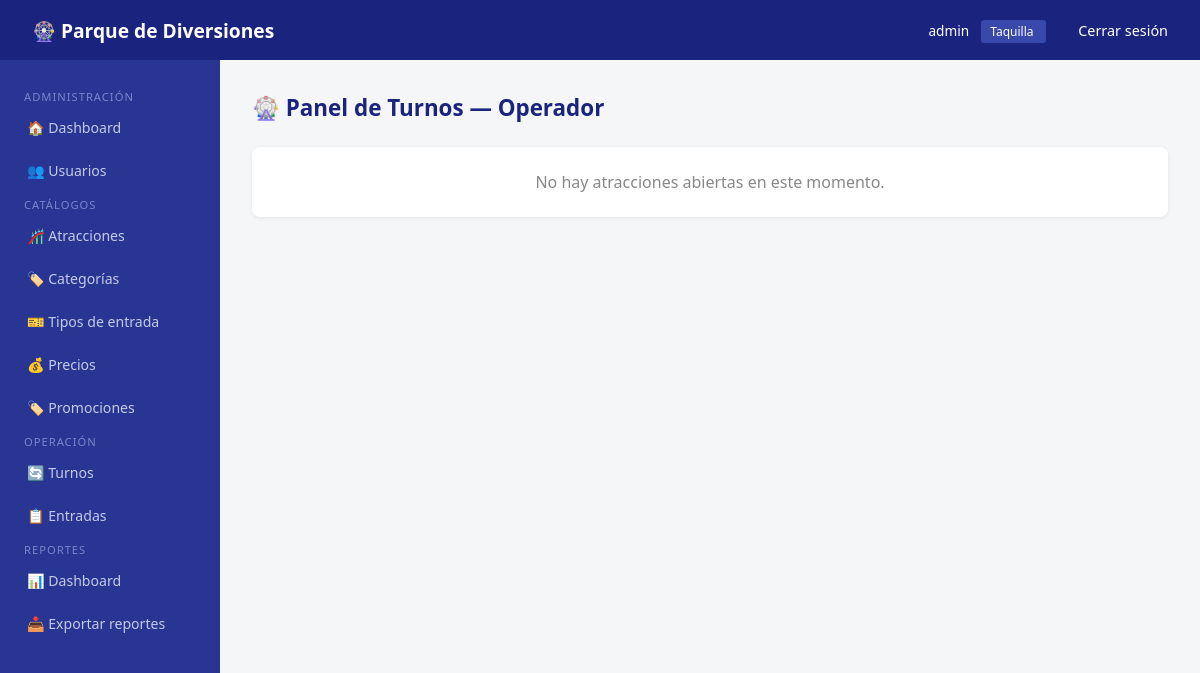
Page /turnos/panel-operador/ (signed in) on the earlier database version.
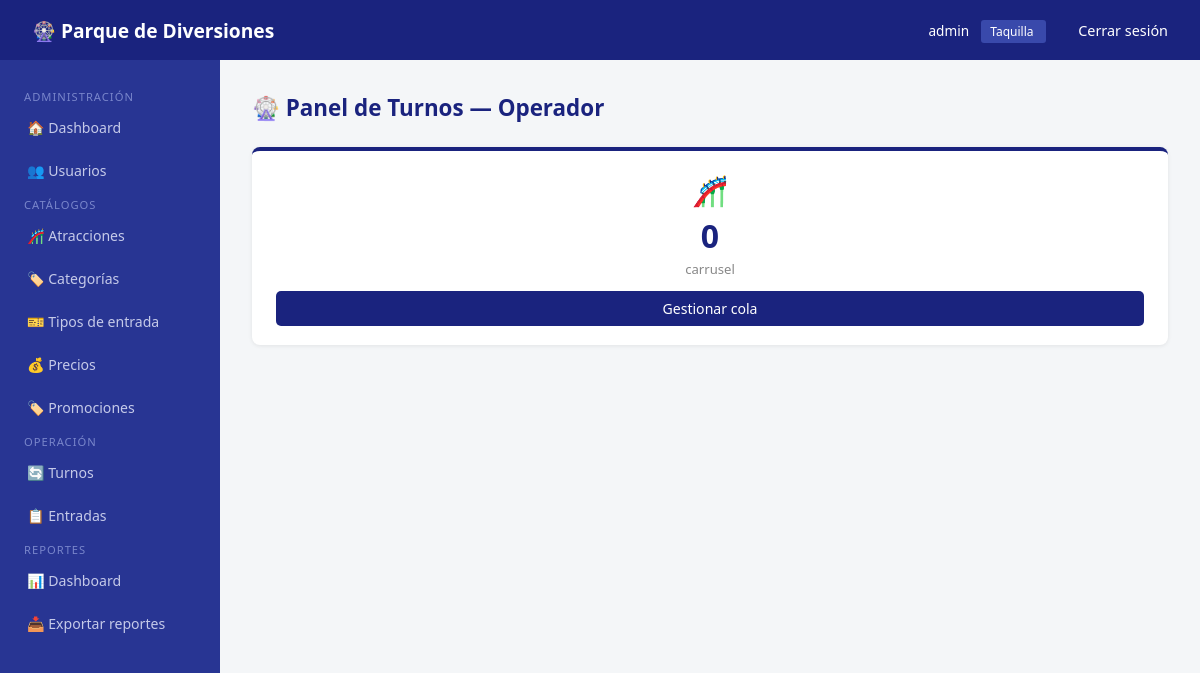
Same page on the later database version.
### atracciones/models.py (models this page shows, shortened)
class Atraccion(models.Model):
    nombre = models.CharField(max_length=150)
    descripcion = models.TextField(blank=True)
    imagen = models.ImageField(upload_to='atracciones/', blank=True, null=True)
    categoria = models.ForeignKey(CategoriaAtraccion, on_delete=models.SET_NULL, null=True)
    capacidad_por_ciclo = models.PositiveIntegerField(default=10)
    duracion_promedio = models.PositiveIntegerField(help_text='Duración en minutos', default=5)
    ubicacion = models.CharField(max_length=200, blank=True)
    estado = models.CharField(max_length=30, choices=ESTADO_ATRACCION, default='abierta')
    edad_minima = models.PositiveIntegerField(default=0, blank=True, null=True)
    estatura_minima = models.PositiveIntegerField(default=0, help_text='En centímetros', blank=True, null=True)
    restricciones = models.TextField(blank=True)
    horario_apertura = models.TimeField(blank=True, null=True)
    horario_cierre = models.TimeField(blank=True, null=True)
    activa = models.BooleanField(default=True)
    fecha_creacion = models.DateTimeField(auto_now_add=True)
    fecha_actualizacion = models.DateTimeField(auto_now=True)
    acepta_nitro = models.BooleanField(default=True, verbose_name='Acepta Pase Nitro')

### turnos/views.py (the view)
# urls.py: path('panel-operador/',           views.panel_operador, name='panel_operador'),
@login_required
def panel_operador(request):
    atracciones = Atraccion.objects.filter(estado='abierta').order_by('nombre')
    data = []
    for a in atracciones:
        en_fila = Turno.objects.filter(
            atraccion=a,
            estado__in=['generado', 'en_espera', 'proximo']
        ).count()
        data.append({'atraccion': a, 'en_fila': en_fila})
    return render(request, 'turnos/panel_operador.html', {'data': data})

### templates/turnos/panel_operador.html (shortened to what this page needs)
{% extends 'base/base.html' %}
{% block content %}
<div class="page-header">
    <h1>🎡 Panel de Turnos — Operador</h1>
</div>
{% if not data %}
<div class="card">
    <p style="color:#888; text-align:center;">No hay atracciones abiertas en este momento.</p>
</div>
{% else %}
<div class="kpi-grid">
    {% for item in data %}
    <div class="kpi-card">
        <div class="kpi-icon">🎢</div>
        <div class="kpi-value">{{ item.en_fila }}</div>
        <div class="kpi-label">{{ item.atraccion.nombre }}</div>
        <a href="{% url 'turnos:gestionar_cola' item.atraccion.pk %}"
           class="btn btn-primary" style="margin-top:0.8rem; display:block;">
            Gestionar cola
        </a>
    </div>
    {% endfor %}
</div>
{% endif %}
{% endblock %}

Differences in the rows shown:
added Atraccion: en_fila "0", atraccion.nombre "carrusel"
Other differences:
text no longer shown: "No hay atracciones abiertas en este momento."
